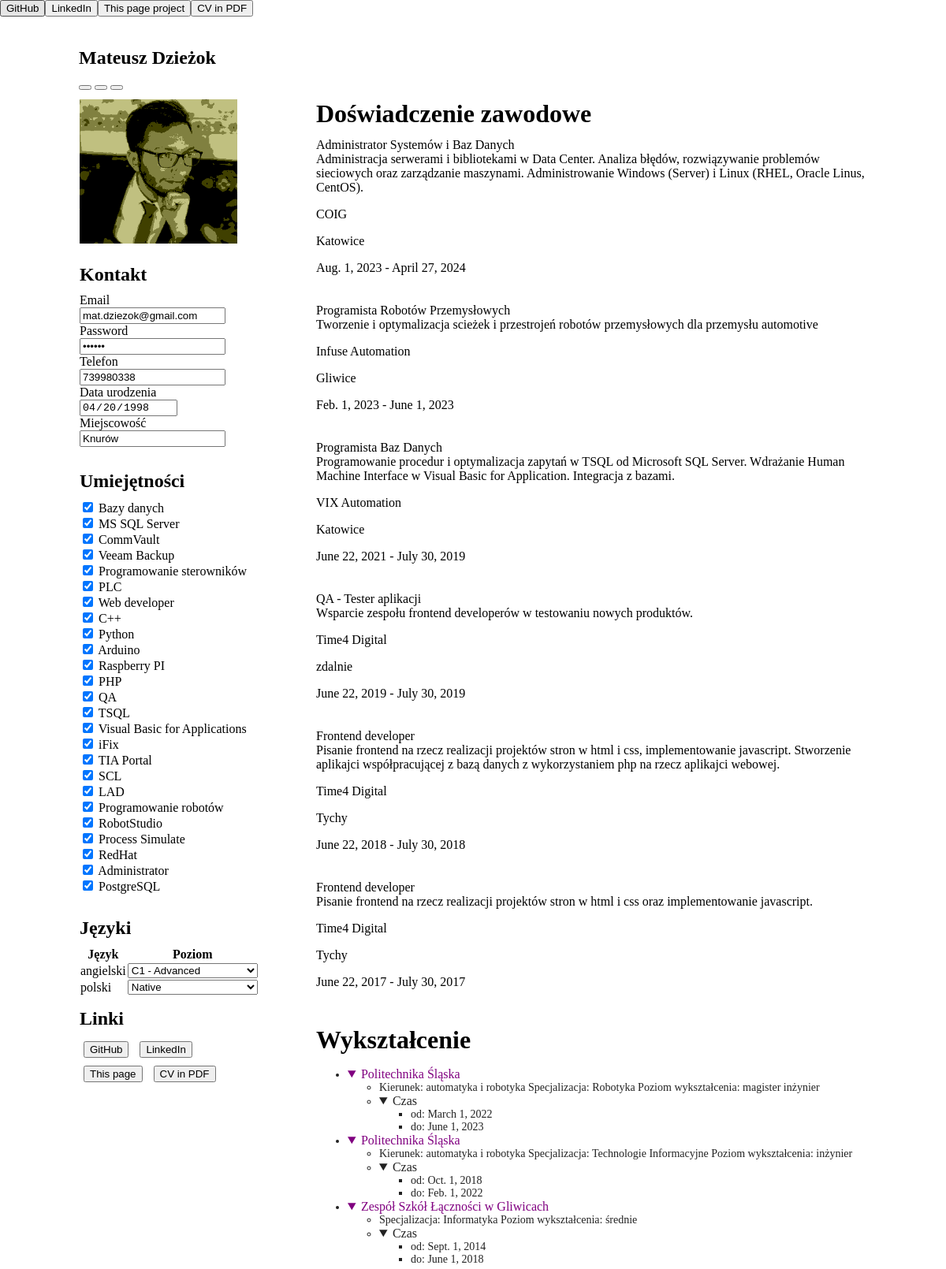
The app's page / (upper part), older data.
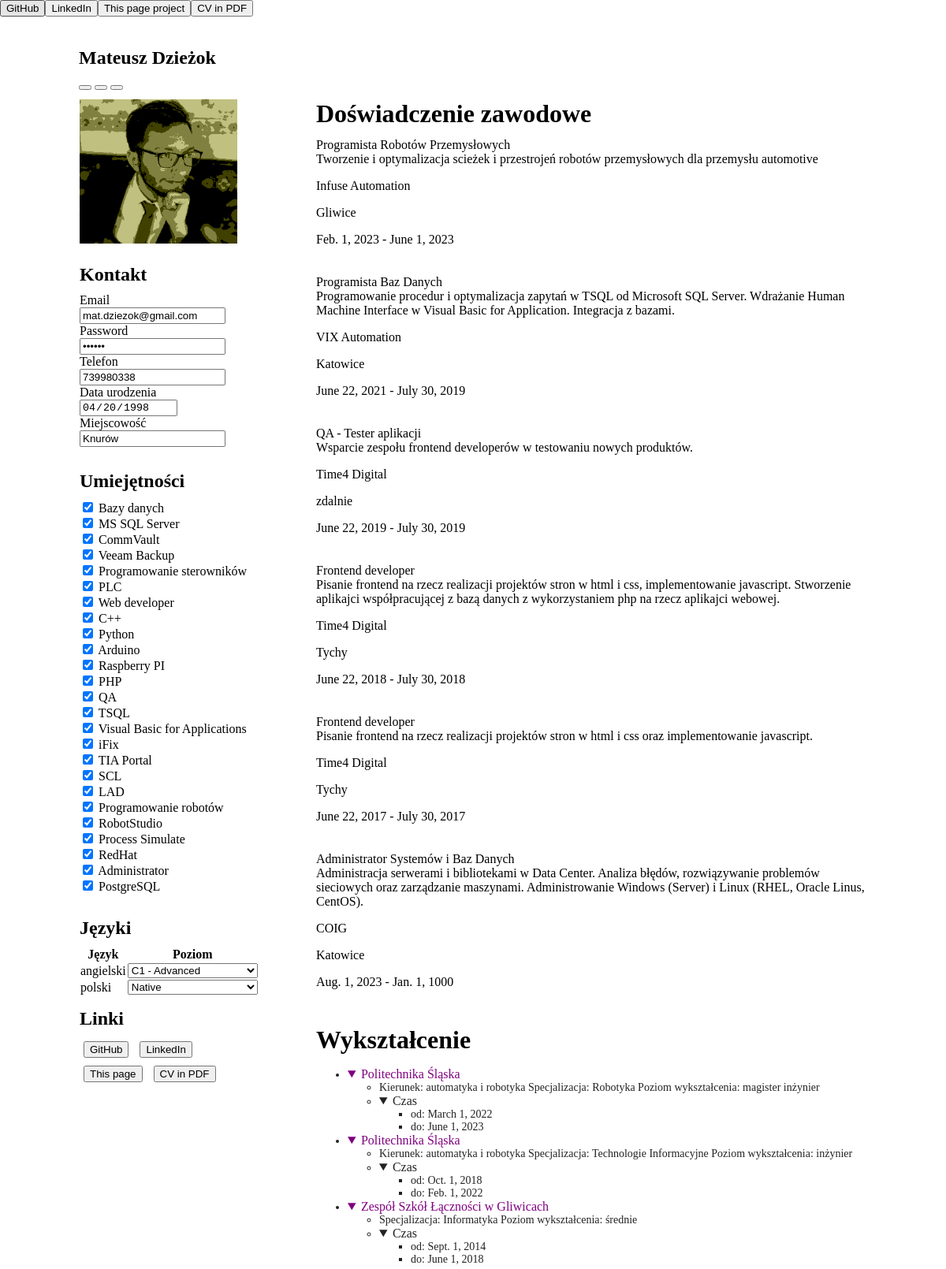
The same page, newer data.
### myCVapp/models.py (models this page shows, shortened)
class Skill(models.Model):
    name = models.CharField(max_length=100)
    level = models.CharField(max_length=100)

class Language(models.Model):
    name = models.CharField(max_length=100)
    level = models.CharField(max_length=100)
    ordering = ['-level']

class Experience(models.Model):
    title = models.CharField(max_length=100)
    company = models.CharField(max_length=100)
    location = models.CharField(max_length=100)
    description = models.TextField()
    start_date = models.DateField()
    end_date = models.DateField()
    ordering = ['-end_date']

class Education(models.Model):
    title = models.CharField(max_length=100)
    description = models.TextField()
    start_date = models.DateField()
    end_date = models.DateField()
    ordering = ['-end_date']

### myCVapp/views.py (the view)
# urls.py: path('', views.index, name='index'),
def index(request):
    context ={}
    edu = Education.objects.all()
    context['education'] = edu
    exp = Experience.objects.order_by('-end_date')
    context['experience'] = exp
    cert = Certificate.objects.order_by('-date')
    context['certificate'] = cert
    int = Interest.objects.all()
    context['interest'] = int
    skill = Skill.objects.order_by('-level')
    context['skill'] = skill
    lang = Language.objects.all()
    context['language'] = lang
    context['title']='Mateusz Dzieżok - CV'
    return render(request, 'index.html',context)

### myCVapp/templates/index.html (shortened to what the changed rows need)
{% extends "base.html" %}
{% block content %}
{% load static %}
<div class="window">
    <div class="title-bar">
      <div class="title-bar-text">
        <h2>Mateusz Dzieżok</h2>
      </div>
    </div>
    <div class="window-body">
    <div class="container" style = "vertical-align:top;">
            <div class="left">
                <table style="width:100%;" class="intable">
                    <tr>
                        <td class="contact-data">
                            <h2>Kontakt</h2>
                            <br>
                        </td>
                    </tr>
                    <tr>
                        <td>
                            <h2>Umiejętności</h2>
                            {% for skill in skill %}
                            <div class="field-row">
                                <input checked type="checkbox" id="example{{forloop.counter}}">
                                <label for="example{{forloop.counter}}">{{ skill.name }} </label>
                            </div>
                            {% endfor %}
                            <br>
                        </td>
                    </tr>
                    <tr>
                        <td>
                            <h2>Języki</h2>
                            <table>
                                <tr><th>Język</th><th>Poziom</th></tr>
                            {% for lang in language %}
                            <tr>
                                <td>{{ lang.name }}  </td>
                                <td>
                                    <select autocomplete="off" >
                                        <option {% if lang.level == "C1" %}selected='selected'{% endif %}>C1 - Advanced</option>
                                        <option {% if lang.level == "Native" or lang.level == "ojczysty" %}selected='selected'{% endif %}>Native</option>
                                    </select>
                                </td>
                            </tr>
                            {% endfor %}
                            </table>
                            <br>
                        </td>
                    </tr>
                    <tr>
                        <td class="forms">
                            <h2>Linki</h2>
                            <br>
                        </td>
                    </tr>
                </table>
            </div>
            <div class="right">
                <table class="intable">
                    <tr>
                        <td>
                            <h1 style="margin: 10px 0;"> Doświadczenie zawodowe </h1>
                        </td>
                    </tr>
                    {% for exp in experience %}
                    <tr>
                        <td>
                                <div class="window job">
                                    <div class="title-bar">
                                        <div class="title-bar-text">{{ exp.title }}</div>
                                    </div>
                                    <div class="window-body">
                                    {{ exp.description }}
                                    </div>
                                    <div class="status-bar">
                                        <p class="status-bar-field">{{ exp.company }}</p>
                                        <p class="status-bar-field">{{ exp.location }}</p>
                                        <p class="status-bar-field">{{ exp.start_date }} - {% if exp.end_date|date:"Y-m-d" > "2100-01-01" %}
                                            currently
                                        {% else %}
                                            {{ exp.end_date }}
                                        {% endif %}
                                        </p>
                                    </div>
                                    </div>
                                    <br>
                        </td>
                    </tr>
                    {% endfor %}
                    <tr>
                        <td>
                            <h1> Wykształcenie </h1>
                            <ul ul class="tree-view">
                                {% for edu in education %}
                                    <li class="tree-view-item">
                                        <details open>
                                            <summary style="color: purple">{{ edu.title }}</summary>
                                        <ul>
                                            <li>{{ edu.description }}</li>
                                            <li>
                                                <details open>
                                                    <summary>Czas</summary>
                                                    <ul>
                                                        <li>od: {{ edu.start_date }}</li>
                                                        <li>do: {{ edu.end_date }}</li>
                                                    </ul>
                                        </ul>
                                    </li>
                                {% endfor %}
                            </ul>
                        </td>
                    </tr>
                </table>
            </div
        </tr>
    </div>
{% endblock %}

Row changes from the older to the newer data that the page shows:
changed Experience "Administrator Systemów i Baz Danych": end_date "April 27, 2024" → "Jan. 1, 1000"; moves down the list
